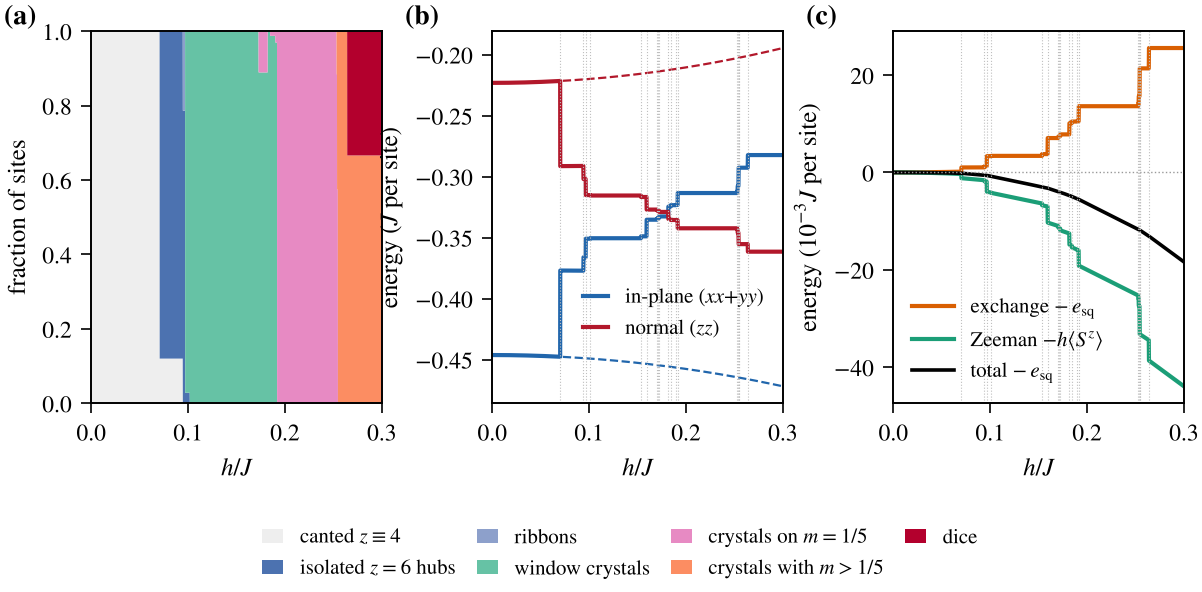

This figure's Python source:
import numpy as np, json, glob
from style import *
RUN='/mnt/user-data/outputs/fieldfig/runs/'
SEED='/mnt/user-data/outputs/fieldfig/runs_seeds/'
ESQ=-0.669437; s0=1/np.sqrt(2)
import sys; sys.path.insert(0,'/mnt/user-data/outputs/sectors')
PATH=json.load(open('/mnt/user-data/outputs/sectors/path_N24.json'))
Q={}
byk={}
for f in glob.glob(SEED+'*_s*.json'):
    r=json.load(open(f)); byk.setdefault(r['key'],{}).setdefault(r['L'],[]).append(r)
for k,d in byk.items():
    rs=d[max(d)]; N=rs[0]['N']
    Q[k]=dict(ezz=np.mean([r['E_zz'] for r in rs])/N,exy=np.mean([r['E_xy'] for r in rs])/N,e=np.mean([r['E_J'] for r in rs])/N,sz=rs[0]['fixM']/N,sigma=rs[0]['sigma'])
# canted square facets from fixed-M runs on L=16
sq=sorted([json.load(open(f)) for f in glob.glob(RUN+'sq16_*.json')],key=lambda r:r['fixM'])
N16=256; M=np.array([r['fixM'] for r in sq]); x=M*(M+1)/N16**2
ezz=np.array([r['E_zz']/N16 for r in sq]); exy=np.array([r['E_xy']/N16 for r in sq]); etot=ezz+exy
bz=np.polyfit(x,ezz,1)[0]; bx=np.polyfit(x,exy,1)[0]; chi_fit=1/(2*(bz+bx)); chi=0.065
fz=bz/(bz+bx); fx=bx/(bz+bx)            # how the canting cost m^2/(2chi) splits between zz and xy (L=16 sectors)
print('square: chi(L=16 tower)=%.4f, used chi=%.3f, split zz:xy = %.2f:%.2f'%(chi_fit,chi,fz,fx))
def sq_h(h): ms=chi*h; c=ms**2/(2*chi); return ESQ/3+fz*c, 2*ESQ/3+fx*c, ms
info=PATH['info']
for k,q in Q.items():
    if k not in info: continue
    et=ESQ+info[k]['eps']/(1+q['sigma']); q['ezz'],q['exy']=et*q['ezz']/q['e'],et*q['exy']/q['e']; q['e']=et
rows=PATH['rows']; hs=np.array([h for h,w in rows])
keys=[]
for h,w in rows:
    for k in w:
        if k not in keys: keys.append(k)
missing=[k for k in keys if k not in Q]; print('phases on path:',keys,'without QMC split:',missing)
lab={'hub':'$z=6$ hubs','runs3':'ribbons','z5crystal':'$z=5$ crystal','dice':'dice'}
for k in keys:
    if k not in lab: lab[k]=r'%s ($\sigma=%.2f$)'%(k,info[k]['sigma'])
pal=['#4c72b0','#8da0cb','#a6d854','#66c2a5','#ffd92f','#e5c494','#fc8d62','#e78ac3','#b3002d','#8c564b','#17becf','#bcbd22','#7f7f7f','#9467bd','#2ca02c']
colors=dict(zip(keys,pal))
F={k:np.zeros(len(hs)) for k in keys}; f0=np.ones(len(hs))
Ezz=np.zeros(len(hs)); Exy=np.zeros(len(hs)); Sz=np.zeros(len(hs))
for t,(h,w) in enumerate(rows):
    tot=0
    for k,xw in w.items():
        q=Q[k]; f=xw*(1+q['sigma'])/(1+s0); F[k][t]=f; tot+=f
        Ezz[t]+=f*q['ezz']; Exy[t]+=f*q['exy']; Sz[t]+=f*q['sz']
    f0[t]=1-tot; z0,x0,m0=sq_h(h); Ezz[t]+=f0[t]*z0; Exy[t]+=f0[t]*x0; Sz[t]+=f0[t]*m0
Eex=Ezz+Exy; Ez=-hs*Sz
steps=[hs[i] for i in range(1,len(hs)) if any(abs(F[k][i]-F[k][i-1])>1e-3 for k in keys)]
fig,axs=plt.subplots(1,3,figsize=(DCOL,3.05),gridspec_kw=dict(wspace=0.38,bottom=0.32,top=0.93))
ax=axs[0]; base=np.zeros(len(hs))
ax.fill_between(hs,0,f0,color='#eeeeee',lw=0,label='canted $z\\equiv4$')
base=f0.copy()
def cat(k):
    if k=='hub': return 'isolated $z=6$ hubs'
    if k=='runs3': return 'ribbons'
    if k=='dice': return 'dice'
    s_,t_=info[k]['sigma'],info[k]['tau']; m_=t_/(2*(1+s_))
    if abs(m_-0.2)<1e-6: return 'crystals on $m=1/5$'
    if m_>0.2: return 'crystals with $m>1/5$'
    return 'window crystals'
CATS=['isolated $z=6$ hubs','ribbons','window crystals','crystals on $m=1/5$','crystals with $m>1/5$','dice']
CC=dict(zip(CATS,['#4c72b0','#8da0cb','#66c2a5','#e78ac3','#fc8d62','#b3002d']))
FC={c:np.zeros(len(hs)) for c in CATS}
for k in keys: FC[cat(k)]+=F[k]
for c in CATS:
    if FC[c].max()<1e-3: continue
    ax.fill_between(hs,base,base+FC[c],color=CC[c],lw=0,label=c); base+=FC[c]
print({k:cat(k) for k in keys})
ax.set_xlim(0,0.3); ax.set_ylim(0,1); ax.set_xlabel(r'$h/J$'); ax.set_ylabel('fraction of sites')
fig.legend(*ax.get_legend_handles_labels(),frameon=False,fontsize=7.5,loc='lower center',ncol=4,bbox_to_anchor=(0.5,0.0),handlelength=1.0,columnspacing=1.0)
ax=axs[1]
hh=np.linspace(0,0.3,200); zq=[sq_h(h) for h in hh]
ax.plot(hh,[z[1] for z in zq],'--',color='#2166ac',lw=0.8); ax.plot(hh,[z[0] for z in zq],'--',color='#b2182b',lw=0.8)
ax.plot(hs,Exy,'-',color='#2166ac',lw=1.5,label='in-plane ($xx{+}yy$)')
ax.plot(hs,Ezz,'-',color='#b2182b',lw=1.5,label='normal ($zz$)')
ax.set_xlim(0,0.3); ax.set_xlabel(r'$h/J$'); ax.set_ylabel(r'energy ($J$ per site)')
ax.legend(frameon=False,fontsize=7.5,loc='lower right',bbox_to_anchor=(1.0,0.12),handlelength=1.2)
ax=axs[2]
ax.plot(hs,1e3*(Eex-ESQ),'-',color='#d95f02',lw=1.5,label=r'exchange $-\,e_{\rm sq}$')
ax.plot(hs,1e3*Ez,'-',color='#1b9e77',lw=1.5,label=r'Zeeman $-h\langle S^z\rangle$')
ax.plot(hs,1e3*(Eex+Ez-ESQ),'-',color='k',lw=1.3,label=r'total $-\,e_{\rm sq}$')
ax.axhline(0,color='0.6',lw=0.5,ls=':')
ax.set_xlim(0,0.3); ax.set_xlabel(r'$h/J$'); ax.set_ylabel(r'energy ($10^{-3}J$ per site)')
ax.legend(frameon=False,fontsize=7.5,loc='lower left')
for a in axs[1:]:
    for s in steps: a.axvline(s,color='0.75',lw=0.4,ls=':')
for a,l in zip(axs,'abc'): a.text(-0.3,1.0,f'({l})',transform=a.transAxes,fontsize=10,fontweight='bold',va='bottom')
plt.savefig('fig_path.pdf'); plt.savefig('fig_path.png',dpi=200)
# check the exact step relation  Delta E_ex = h Delta S^z  at each jump
for i in range(1,len(hs)):
    dS=Sz[i]-Sz[i-1]
    if dS>1e-4: print('step h=%.4f  dE_ex=%.5f  h*dSz=%.5f'%(hs[i],Eex[i]-Eex[i-1],hs[i]*dS))
json.dump(dict(h=hs.tolist(),Ezz=Ezz.tolist(),Exy=Exy.tolist(),Sz=Sz.tolist(),f0=f0.tolist(),F={k:v.tolist() for k,v in F.items()}),open('/mnt/user-data/outputs/fieldfig/path_decomp.json','w'))
